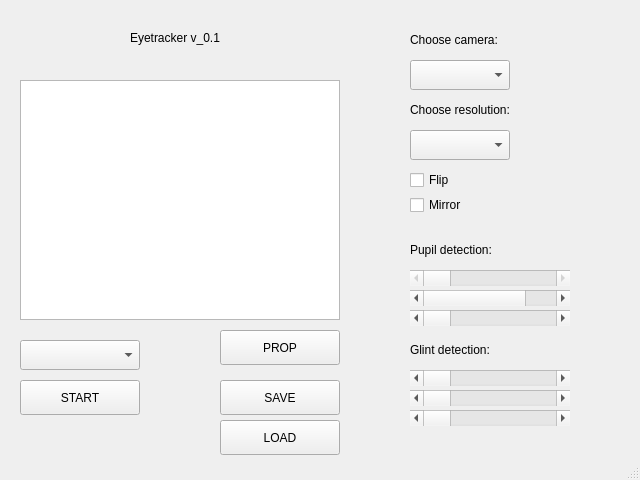
<?xml version="1.0" encoding="UTF-8"?>
<ui version="4.0">
 <class>StartingWindow</class>
 <widget class="QMainWindow" name="StartingWindow">
  <property name="enabled">
   <bool>true</bool>
  </property>
  <property name="geometry">
   <rect>
    <x>0</x>
    <y>0</y>
    <width>640</width>
    <height>480</height>
   </rect>
  </property>
  <property name="minimumSize">
   <size>
    <width>640</width>
    <height>480</height>
   </size>
  </property>
  <property name="maximumSize">
   <size>
    <width>640</width>
    <height>480</height>
   </size>
  </property>
  <property name="windowTitle">
   <string>Eyetracter -- start</string>
  </property>
  <property name="windowIcon">
   <iconset>
    <normaloff>../../Obrazy/icon.png</normaloff>../../Obrazy/icon.png</iconset>
  </property>
  <widget class="QWidget" name="centralwidget">
   <widget class="QGraphicsView" name="graphicsView">
    <property name="geometry">
     <rect>
      <x>20</x>
      <y>80</y>
      <width>320</width>
      <height>240</height>
     </rect>
    </property>
   </widget>
   <widget class="QLabel" name="lbl_title">
    <property name="enabled">
     <bool>true</bool>
    </property>
    <property name="geometry">
     <rect>
      <x>130</x>
      <y>30</y>
      <width>111</width>
      <height>16</height>
     </rect>
    </property>
    <property name="text">
     <string>Eyetracker v_0.1</string>
    </property>
    <property name="textFormat">
     <enum>Qt::RichText</enum>
    </property>
   </widget>
   <widget class="QPushButton" name="btn_start">
    <property name="geometry">
     <rect>
      <x>20</x>
      <y>380</y>
      <width>120</width>
      <height>35</height>
     </rect>
    </property>
    <property name="text">
     <string>START</string>
    </property>
    <property name="icon">
     <iconset>
      <normaloff>../../Obrazy/Ikonki/Faenza_1.3/actions/dialog-ok.svg</normaloff>../../Obrazy/Ikonki/Faenza_1.3/actions/dialog-ok.svg</iconset>
    </property>
   </widget>
   <widget class="QPushButton" name="btn_settings">
    <property name="geometry">
     <rect>
      <x>220</x>
      <y>330</y>
      <width>120</width>
      <height>35</height>
     </rect>
    </property>
    <property name="text">
     <string>PROP</string>
    </property>
    <property name="icon">
     <iconset>
      <normaloff>../../Obrazy/Ikonki/Faenza_1.3/actions/document-properties.svg</normaloff>../../Obrazy/Ikonki/Faenza_1.3/actions/document-properties.svg</iconset>
    </property>
    <property name="iconSize">
     <size>
      <width>24</width>
      <height>24</height>
     </size>
    </property>
   </widget>
   <widget class="QLabel" name="lbl_setCamera">
    <property name="geometry">
     <rect>
      <x>410</x>
      <y>30</y>
      <width>111</width>
      <height>20</height>
     </rect>
    </property>
    <property name="text">
     <string>Choose camera:</string>
    </property>
   </widget>
   <widget class="QLabel" name="lbl_setResolution">
    <property name="geometry">
     <rect>
      <x>410</x>
      <y>100</y>
      <width>141</width>
      <height>20</height>
     </rect>
    </property>
    <property name="text">
     <string>Choose resolution:</string>
    </property>
   </widget>
   <widget class="QComboBox" name="cmb_setCamera">
    <property name="geometry">
     <rect>
      <x>410</x>
      <y>60</y>
      <width>100</width>
      <height>30</height>
     </rect>
    </property>
   </widget>
   <widget class="QComboBox" name="cmb_setResolution">
    <property name="geometry">
     <rect>
      <x>410</x>
      <y>130</y>
      <width>100</width>
      <height>30</height>
     </rect>
    </property>
   </widget>
   <widget class="QCheckBox" name="chb_flip">
    <property name="geometry">
     <rect>
      <x>410</x>
      <y>170</y>
      <width>94</width>
      <height>20</height>
     </rect>
    </property>
    <property name="text">
     <string>Flip</string>
    </property>
   </widget>
   <widget class="QCheckBox" name="chb_mirror">
    <property name="geometry">
     <rect>
      <x>410</x>
      <y>195</y>
      <width>94</width>
      <height>20</height>
     </rect>
    </property>
    <property name="text">
     <string>Mirror</string>
    </property>
   </widget>
   <widget class="QLabel" name="lbl_pupilDetection">
    <property name="geometry">
     <rect>
      <x>410</x>
      <y>240</y>
      <width>111</width>
      <height>20</height>
     </rect>
    </property>
    <property name="text">
     <string>Pupil detection:</string>
    </property>
   </widget>
   <widget class="QScrollBar" name="hsb_pupil1">
    <property name="enabled">
     <bool>false</bool>
    </property>
    <property name="geometry">
     <rect>
      <x>410</x>
      <y>270</y>
      <width>160</width>
      <height>16</height>
     </rect>
    </property>
    <property name="maximum">
     <number>255</number>
    </property>
    <property name="orientation">
     <enum>Qt::Horizontal</enum>
    </property>
   </widget>
   <widget class="QLabel" name="lbl_pupil1">
    <property name="geometry">
     <rect>
      <x>580</x>
      <y>270</y>
      <width>20</width>
      <height>16</height>
     </rect>
    </property>
    <property name="text">
     <string/>
    </property>
   </widget>
   <widget class="QLabel" name="lbl_pupil2">
    <property name="geometry">
     <rect>
      <x>580</x>
      <y>290</y>
      <width>20</width>
      <height>16</height>
     </rect>
    </property>
    <property name="text">
     <string/>
    </property>
   </widget>
   <widget class="QScrollBar" name="hsb_pupil2">
    <property name="geometry">
     <rect>
      <x>410</x>
      <y>290</y>
      <width>160</width>
      <height>16</height>
     </rect>
    </property>
    <property name="maximum">
     <number>3</number>
    </property>
    <property name="orientation">
     <enum>Qt::Horizontal</enum>
    </property>
   </widget>
   <widget class="QScrollBar" name="hsb_pupil3">
    <property name="geometry">
     <rect>
      <x>410</x>
      <y>310</y>
      <width>160</width>
      <height>16</height>
     </rect>
    </property>
    <property name="maximum">
     <number>255</number>
    </property>
    <property name="orientation">
     <enum>Qt::Horizontal</enum>
    </property>
   </widget>
   <widget class="QLabel" name="lbl_pupil3">
    <property name="geometry">
     <rect>
      <x>580</x>
      <y>310</y>
      <width>20</width>
      <height>16</height>
     </rect>
    </property>
    <property name="text">
     <string/>
    </property>
   </widget>
   <widget class="QLabel" name="lbl_glintDetection">
    <property name="geometry">
     <rect>
      <x>410</x>
      <y>340</y>
      <width>111</width>
      <height>20</height>
     </rect>
    </property>
    <property name="text">
     <string>Glint detection:</string>
    </property>
   </widget>
   <widget class="QScrollBar" name="hsb_glint2">
    <property name="geometry">
     <rect>
      <x>410</x>
      <y>390</y>
      <width>160</width>
      <height>16</height>
     </rect>
    </property>
    <property name="maximum">
     <number>107</number>
    </property>
    <property name="orientation">
     <enum>Qt::Horizontal</enum>
    </property>
   </widget>
   <widget class="QScrollBar" name="hsb_glint3">
    <property name="geometry">
     <rect>
      <x>410</x>
      <y>410</y>
      <width>160</width>
      <height>16</height>
     </rect>
    </property>
    <property name="maximum">
     <number>255</number>
    </property>
    <property name="orientation">
     <enum>Qt::Horizontal</enum>
    </property>
   </widget>
   <widget class="QLabel" name="lbl_glint2">
    <property name="geometry">
     <rect>
      <x>580</x>
      <y>390</y>
      <width>20</width>
      <height>16</height>
     </rect>
    </property>
    <property name="text">
     <string/>
    </property>
   </widget>
   <widget class="QLabel" name="lbl_glint1">
    <property name="geometry">
     <rect>
      <x>580</x>
      <y>370</y>
      <width>20</width>
      <height>16</height>
     </rect>
    </property>
    <property name="text">
     <string/>
    </property>
   </widget>
   <widget class="QLabel" name="lbl_glint3">
    <property name="geometry">
     <rect>
      <x>580</x>
      <y>410</y>
      <width>20</width>
      <height>16</height>
     </rect>
    </property>
    <property name="text">
     <string/>
    </property>
   </widget>
   <widget class="QScrollBar" name="hsb_glint1">
    <property name="geometry">
     <rect>
      <x>410</x>
      <y>370</y>
      <width>160</width>
      <height>16</height>
     </rect>
    </property>
    <property name="maximum">
     <number>255</number>
    </property>
    <property name="orientation">
     <enum>Qt::Horizontal</enum>
    </property>
   </widget>
   <widget class="QComboBox" name="cmb_setAlgorithm">
    <property name="geometry">
     <rect>
      <x>20</x>
      <y>340</y>
      <width>120</width>
      <height>30</height>
     </rect>
    </property>
   </widget>
   <widget class="QPushButton" name="btn_load">
    <property name="geometry">
     <rect>
      <x>220</x>
      <y>420</y>
      <width>120</width>
      <height>35</height>
     </rect>
    </property>
    <property name="text">
     <string>LOAD</string>
    </property>
    <property name="icon">
     <iconset>
      <normaloff>../../Obrazy/Ikonki/Faenza_1.3/actions/document-open.svg</normaloff>../../Obrazy/Ikonki/Faenza_1.3/actions/document-open.svg</iconset>
    </property>
    <property name="iconSize">
     <size>
      <width>24</width>
      <height>24</height>
     </size>
    </property>
   </widget>
   <widget class="QPushButton" name="btn_save">
    <property name="geometry">
     <rect>
      <x>220</x>
      <y>380</y>
      <width>120</width>
      <height>35</height>
     </rect>
    </property>
    <property name="text">
     <string>SAVE</string>
    </property>
    <property name="icon">
     <iconset>
      <normaloff>../../Obrazy/Ikonki/Faenza_1.3/actions/document-import.svg</normaloff>../../Obrazy/Ikonki/Faenza_1.3/actions/document-import.svg</iconset>
    </property>
    <property name="iconSize">
     <size>
      <width>24</width>
      <height>24</height>
     </size>
    </property>
   </widget>
  </widget>
  <widget class="QStatusBar" name="statusbar"/>
 </widget>
 <resources/>
 <connections/>
</ui>
